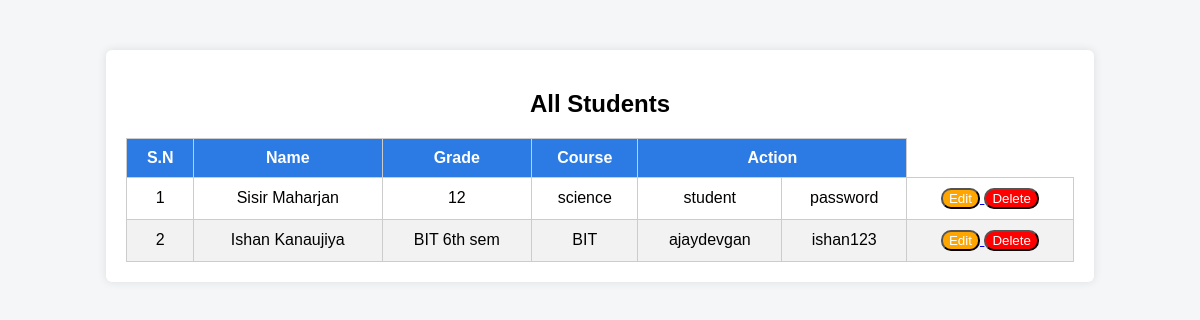
/AdminOperation/view_student, run on the app's committed database.
### Admin/models.py (models this page shows, shortened)
class Student(models.Model):
    Firstname=models.CharField(max_length=100)
    Lastname=models.CharField(max_length=100)
    Grade=models.CharField(max_length=100)
    course=models.CharField(max_length=100,default="BIT")
    username=models.CharField(max_length=100,default="student")
    password=models.CharField(max_length=100,default="password")

### Admin/views.py (the view)
# urls.py: path('view_student',views.view_student,name='view_student'),
def view_student(request):
    student=Student.objects.all()
    return render(request,"view_student.html",{'all_student':student})

### Admin/templates/view_student.html (shortened to what this page needs)
<!DOCTYPE html>
<html lang="en">
<head>
</head>
<body>
<div class="container">
    <h2>All Students</h2>
    <table>
        <thead>
            <tr>
                <th>S.N</th>
                <th>Name</th>
                <th>Grade</th>
                <th>Course</th>
                <th colspan=2>Action</th>
            </tr>
        </thead>
        <tbody>
            {% for student in all_student %}
            <tr>
                <td>{{ forloop.counter }}</td>
                <td>{{ student.Firstname }} {{student.Lastname}}</td>
                <td>{{ student.Grade }}</td>
                <td>{{ student.course }}</td>
                <td>{{ student.username }}</td>
                <td>{{ student.password }}</td>
                 <td><a href="{% url 'edit_student' student.id %}">
                 <button class="Edit">Edit</button>
                </a>
                <a href="{% url 'delete_student' student.id %}">
                 <button class="Delete">Delete</button>
                </a></td>
            </tr>
            {% empty %}
            <tr>
                <td colspan="4">No Student found</td>
            </tr>
            {% endfor %}
        </tbody>
    </table>
</div>
</body>
</html>

### Admin/templates/view_student.html (style rules this page uses)
body { font-family: Arial, sans-serif; background-color: #f4f6f8; }
.container { width: 80%; margin: 50px auto; background: #fff; padding: 20px; border-radius: 6px; box-shadow: 0 0 10px rgba(0,0,0,0.1); }
h2 { text-align: center; margin-bottom: 20px; }
table { width: 100%; border-collapse: collapse; }
th, td { text-align: center; padding: 10px; border: 1px solid #ccc; }
th { background-color: #2c7be5; color: white; }
tr:nth-child(even) { background-color: #f2f2f2; }
.Edit { background-color:orange; color:white; border-radius:10px }
.Delete { background-color:Red; color:White; border-radius:10px }

### data on the page
Student: Firstname "Sisir", Lastname "Maharjan", Grade "12", course "science", username "student", password "password"
Student: Firstname "Ishan", Lastname "Kanaujiya", Grade "BIT 6th sem", course "BIT", username "ajaydevgan", password "ishan123"
